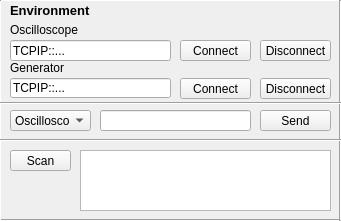
     <widget class="QFrame" name="frame">
      <property name="geometry">
       <rect>
        <x>760</x>
        <y>0</y>
        <width>341</width>
        <height>221</height>
       </rect>
      </property>
      <property name="frameShape">
       <enum>QFrame::StyledPanel</enum>
      </property>
      <property name="frameShadow">
       <enum>QFrame::Raised</enum>
      </property>
      <widget class="QLabel" name="label">
       <property name="geometry">
        <rect>
         <x>10</x>
         <y>0</y>
         <width>91</width>
         <height>21</height>
        </rect>
       </property>
       <property name="font">
        <font>
         <pointsize>10</pointsize>
         <weight>75</weight>
         <bold>true</bold>
        </font>
       </property>
       <property name="text">
        <string>Environment</string>
       </property>
       <property name="textFormat">
        <enum>Qt::AutoText</enum>
       </property>
       <property name="wordWrap">
        <bool>false</bool>
       </property>
      </widget>
      <widget class="QLineEdit" name="oscilloscope_addr">
       <property name="geometry">
        <rect>
         <x>10</x>
         <y>40</y>
         <width>161</width>
         <height>21</height>
        </rect>
       </property>
       <property name="text">
        <string>TCPIP::...</string>
       </property>
      </widget>
      <widget class="QPushButton" name="oscilloscope_conn_butt">
       <property name="geometry">
        <rect>
         <x>180</x>
         <y>40</y>
         <width>71</width>
         <height>21</height>
        </rect>
       </property>
       <property name="text">
        <string>Connect</string>
       </property>
      </widget>
      <widget class="QLabel" name="label_3">
       <property name="geometry">
        <rect>
         <x>10</x>
         <y>20</y>
         <width>181</width>
         <height>20</height>
        </rect>
       </property>
       <property name="text">
        <string>Oscilloscope</string>
       </property>
      </widget>
      <widget class="QLabel" name="label_4">
       <property name="geometry">
        <rect>
         <x>10</x>
         <y>58</y>
         <width>181</width>
         <height>20</height>
        </rect>
       </property>
       <property name="text">
        <string>Generator</string>
       </property>
      </widget>
      <widget class="QPushButton" name="generator_conn_butt">
       <property name="geometry">
        <rect>
         <x>180</x>
         <y>78</y>
         <width>71</width>
         <height>21</height>
        </rect>
       </property>
       <property name="text">
        <string>Connect</string>
       </property>
      </widget>
      <widget class="QLineEdit" name="generator_addr">
       <property name="geometry">
        <rect>
         <x>10</x>
         <y>78</y>
         <width>161</width>
         <height>20</height>
        </rect>
       </property>
       <property name="text">
        <string>TCPIP::...</string>
       </property>
      </widget>
      <widget class="Line" name="line_7">
       <property name="geometry">
        <rect>
         <x>0</x>
         <y>210</y>
         <width>341</width>
         <height>21</height>
        </rect>
       </property>
       <property name="orientation">
        <enum>Qt::Horizontal</enum>
       </property>
      </widget>
      <widget class="Line" name="line_14">
       <property name="geometry">
        <rect>
         <x>0</x>
         <y>-10</y>
         <width>341</width>
         <height>21</height>
        </rect>
       </property>
       <property name="orientation">
        <enum>Qt::Horizontal</enum>
       </property>
      </widget>
      <widget class="Line" name="line_15">
       <property name="geometry">
        <rect>
         <x>-10</x>
         <y>0</y>
         <width>20</width>
         <height>221</height>
        </rect>
       </property>
       <property name="orientation">
        <enum>Qt::Vertical</enum>
       </property>
      </widget>
      <widget class="Line" name="line_16">
       <property name="geometry">
        <rect>
         <x>330</x>
         <y>0</y>
         <width>20</width>
         <height>221</height>
        </rect>
       </property>
       <property name="orientation">
        <enum>Qt::Vertical</enum>
       </property>
      </widget>
      <widget class="QPushButton" name="reset_osc_butt">
       <property name="geometry">
        <rect>
         <x>260</x>
         <y>40</y>
         <width>71</width>
         <height>21</height>
        </rect>
       </property>
       <property name="text">
        <string>Disconnect</string>
       </property>
      </widget>
      <widget class="QPushButton" name="reset_gen_butt">
       <property name="geometry">
        <rect>
         <x>260</x>
         <y>78</y>
         <width>71</width>
         <height>21</height>
        </rect>
       </property>
       <property name="text">
        <string>Disconnect</string>
       </property>
      </widget>
      <widget class="Line" name="line_23">
       <property name="geometry">
        <rect>
         <x>0</x>
         <y>130</y>
         <width>341</width>
         <height>21</height>
        </rect>
       </property>
       <property name="orientation">
        <enum>Qt::Horizontal</enum>
       </property>
      </widget>
      <widget class="QPushButton" name="scan_res_butt">
       <property name="geometry">
        <rect>
         <x>10</x>
         <y>150</y>
         <width>61</width>
         <height>21</height>
        </rect>
       </property>
       <property name="text">
        <string>Scan</string>
       </property>
      </widget>
      <widget class="QPlainTextEdit" name="res_plain_text">
       <property name="geometry">
        <rect>
         <x>80</x>
         <y>150</y>
         <width>251</width>
         <height>61</height>
        </rect>
       </property>
       <property name="readOnly">
        <bool>true</bool>
       </property>
      </widget>
      <widget class="Line" name="line_48">
       <property name="geometry">
        <rect>
         <x>0</x>
         <y>93</y>
         <width>341</width>
         <height>21</height>
        </rect>
       </property>
       <property name="orientation">
        <enum>Qt::Horizontal</enum>
       </property>
      </widget>
      <widget class="QComboBox" name="comboBox_resources">
       <property name="geometry">
        <rect>
         <x>10</x>
         <y>110</y>
         <width>81</width>
         <height>21</height>
        </rect>
       </property>
       <item>
        <property name="text">
         <string>Oscilloscope</string>
        </property>
       </item>
       <item>
        <property name="text">
         <string>Generator</string>
        </property>
       </item>
      </widget>
      <widget class="QLineEdit" name="resource_command_text">
       <property name="geometry">
        <rect>
         <x>100</x>
         <y>110</y>
         <width>151</width>
         <height>21</height>
        </rect>
       </property>
       <property name="text">
        <string/>
       </property>
      </widget>
      <widget class="QPushButton" name="command_send_butt">
       <property name="geometry">
        <rect>
         <x>260</x>
         <y>110</y>
         <width>71</width>
         <height>21</height>
        </rect>
       </property>
       <property name="text">
        <string>Send</string>
       </property>
      </widget>
     </widget>
